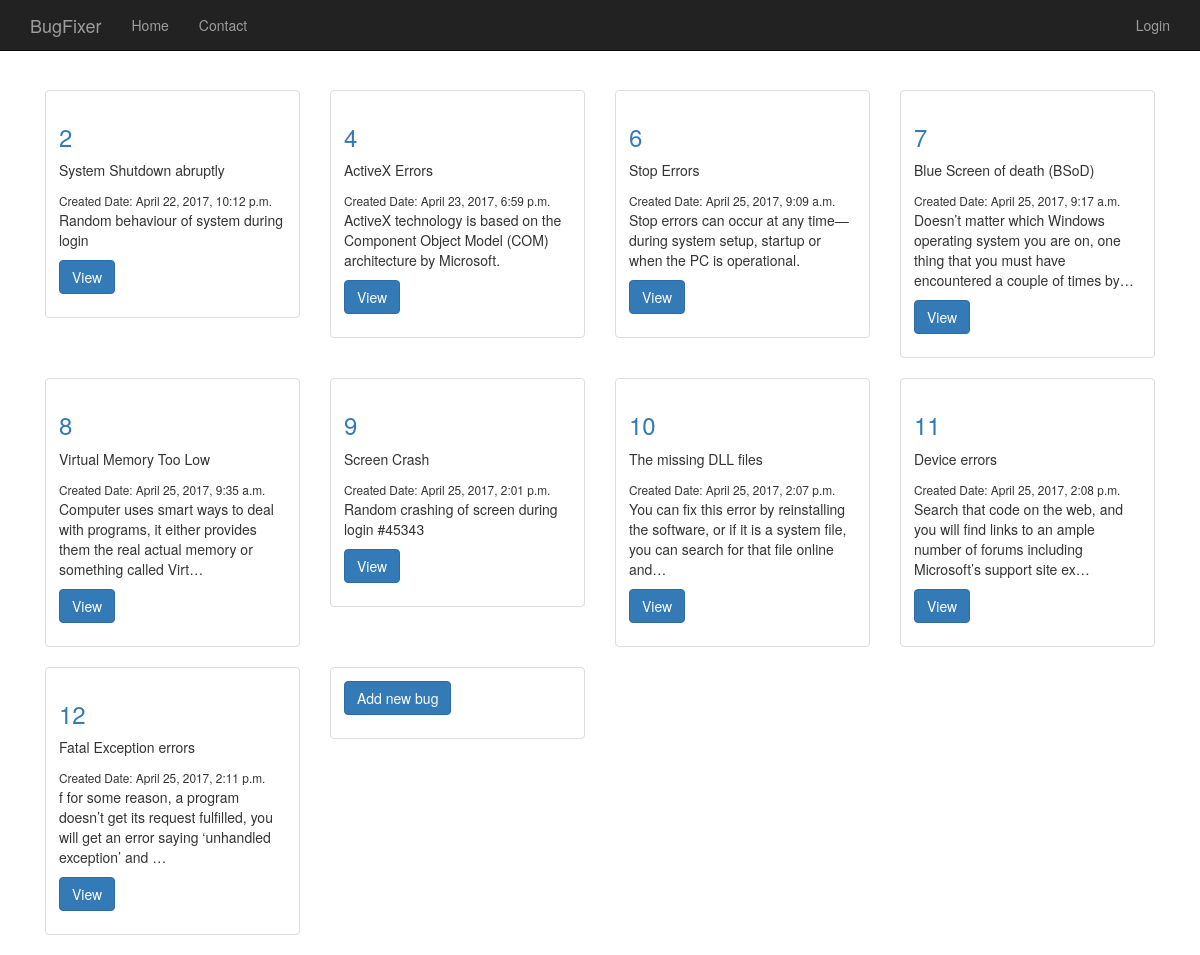
/reporter/viewBugs, run on the app's committed database.
### reporter/models.py (models this page shows, shortened)
class Bug(models.Model):
    title = models.CharField(max_length=200,default="name..")
    image = models.FileField(null=True, blank=True)
    description = models.TextField(default="some description here..")
    createdDate = models.DateTimeField(default=timezone.now)
    publishedDate = models.DateTimeField(blank=True, null=True)

### reporter/views.py (the view)
def viewBugs(request):
    context={}
    allBugs=Bug.objects.all()
    context['bugs']=allBugs
    return render(request,'showBugs.html',context)

### templates/showBugs.html (shortened to what this page needs)
{% extends 'index.html' %}
{% block content %}
  {% for bug in bugs %}
    <div class="col-sm-3">
      <div class="thumbnail">
        <div class="caption">
          <h3><a href = "{%url 'update' bug.id %}">{{bug.id}}</a></h3>
          <p>{{bug.title}}</p>
          <small>Created Date: {{bug.createdDate}}</small><br/>
          <p>{{bug.description | truncatechars:120}}</p>
          <p><a href="{%url 'update' bug.id %}" class="btn btn-primary" role="button">View</a> </p>
        </div>
      </div>
    </div>
{% endfor %}
<div class="col-sm-3">
  <div class="thumbnail">
    <div class="caption">
      <p><a href="{%url 'createBug'%}" class="btn btn-primary" role="button">Add new bug</a> </p>
    </div>
  </div>
</div>
{% endblock %}

### templates/index.html (style rules this page uses)
body { padding-top: 70px; }

### data on the page
Bug: id "2", title "System Shutdown abruptly", createdDate "April 22, 2017, 10:12 p.m.", description "Random behaviour of system during login"
Bug: id "4", title "ActiveX Errors", createdDate "April 23, 2017, 6:59 p.m.", description "ActiveX technology is based on the Component Object Model (COM) architecture by Microsoft."
Bug: id "6", title "Stop Errors", createdDate "April 25, 2017, 9:09 a.m.", description "Stop errors can occur at any time—during system setup, startup or when the PC is operational."
Bug: id "7", title "Blue Screen of death (BSoD)", createdDate "April 25, 2017, 9:17 a.m.", description "Doesn’t matter which Windows operating system you are on, one thing that you must have encountered a couple of times by…"
Bug: id "8", title "Virtual Memory Too Low", createdDate "April 25, 2017, 9:35 a.m.", description "Computer uses smart ways to deal with programs, it either provides them the real actual memory or something called Virt…"
Bug: id "9", title "Screen Crash", createdDate "April 25, 2017, 2:01 p.m.", description "Random crashing of screen during login #45343"
Bug: id "10", title "The missing DLL files", createdDate "April 25, 2017, 2:07 p.m.", description "You can fix this error by reinstalling the software, or if it is a system file, you can search for that file online and…"
Bug: id "11", title "Device errors", createdDate "April 25, 2017, 2:08 p.m.", description "Search that code on the web, and you will find links to an ample number of forums including Microsoft’s support site ex…"
Bug: id "12", title "Fatal Exception errors", createdDate "April 25, 2017, 2:11 p.m.", description "f for some reason, a program doesn’t get its request fulfilled, you will get an error saying ‘unhandled exception’ and …"
